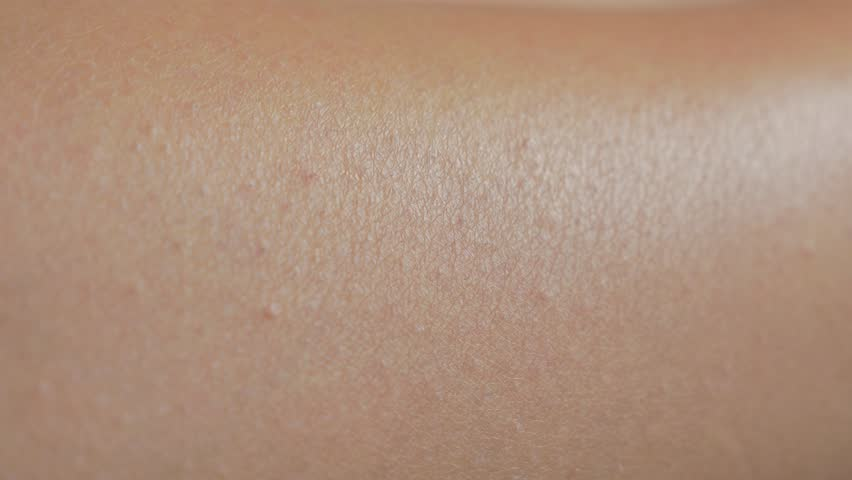
#> input picture Skin Segmentation/Input/train_data/0.jpg, 852 x 480 px; its folder holds 4 pictures in this run
$ python implementation.py
#> lines starting #> are read from the running program, lines starting #| are printed output that depends on the picture; after the words box and inside, x2 and y2 are one past the last pixel; in counts of white or black regions, pixels touching at a corner belong together
#!/usr/bin/env python
# coding: utf-8

# In[1]:


from matplotlib import pyplot as plt
from matplotlib import cm
from pathlib import Path
from glob import glob
import numpy as np
import cv2 as cv

# setting the paths for the input and the output folders
main_folder = Path.cwd()
train_path = main_folder / 'Input' / 'train_data'
test_path = main_folder / 'Input' / 'test_data'
op_path = main_folder / 'Results'


# # Histogram model:
#
# * The histogram model has been run 2 times, for a large histogram array and small histogram array.
# * Changing the histogram model size plays a significant role in the results we get, which will be discussed at the end.
# * But, in general, larger the histogram, the more fine-tuned model we will get. This may sometimes yield poor results (that is, more false negatives), especially for smaller datasets.
# * On the other hand, when the histogram is small, we may get better results but this model may also classify noise as skin (that is, more false positives).
# * Whatever the histogram size or threshold values are fixed, the general approach for training a histogram model is:
#     1. Initialize an empty histogram with certain size.
#     2. Take a training image and convert it to HSV values in order to extract the hue and saturation.
#     3. Map the hue and saturation pair (one for each pixel in the image) to a corresponding index in the histogram model.
#     4. Increment the value at that indices by 1.
#     5. Repeat steps 2, 3, and 4 for each training image.
#     6. Normalize the histogram values between 0 and 1.
# * Now, that we have trained a histogram model, we can test it on unseen images.
# * We basically have a model that will tell us at what hue and saturation levels were the most skin pixels noticed.
# * We can use thresholding to remove the smaller values, because these could be noise from the training images and not actual skin pixels.
# * To test the unseen images, we can follow these steps:
#     1. Take an image and convert it to HSV values in order to extract the hue and saturation.
#     2. For each pixel, map the hue and saturation values to our histogram model indices.
#     3. If the value at this index is greater than the threshold, classify it as skin else not skin.
#     4. Repeat steps 1, 2, and 3 for each testing image.

# ## Histogram model run 1 (model size - 255 by 255):
#
# * Here we are trying a larger histogram size.
# * Generally, to get the best results for type of histogram model, we will need lots of images.
# * The mean value turned out a good estimate for thresholding and consistently gave good results. Hence mean is used for both the runs.

# In[2]:


'''
Creating a histogram model from the training images (for large model size)
'''

# initialization and setting parameters for quantization
VALUES_PER_INDEX = 1
h_size = s_size = (256 // VALUES_PER_INDEX) + 1
histogram_model = np.zeros(shape=(h_size, s_size))

# these variables will help in computing the mean for the gaussian model later on
h_sum = s_sum = 0
N = 0

# reading each image and training the model
for file in glob(str(train_path / '*.jpg')):
    image = cv.imread(file, -1)
#> image is the input picture: shape (480, 852, 3); mean B, G, R 124.4, 144.6, 174.4
    # converting the image to HSV format to get the Hue and Saturation values
    HSV_image = cv.cvtColor(image, cv.COLOR_BGR2HSV)
#> HSV_image: shape (480, 852, 3); mean H, S, V 12.1, 73.5, 174.4

    for row in HSV_image:
        for H, S, _ in row:
            h_index = H // VALUES_PER_INDEX
            s_index = S // VALUES_PER_INDEX
            histogram_model[h_index, s_index] += 1

            # again calculations in this part will be used later for the gaussian model
            h_sum += H
            s_sum += S
            N += 1
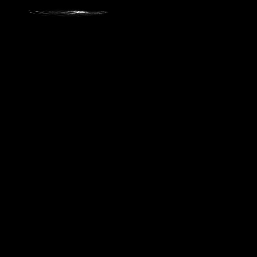
#> histogram_model: shape (257, 257) float64; min 0, max 8363, mean 6.2; drawn with min black and max white
#> after the loop, N = 408960; h_sum = 4952580; s_sum = 30061921
#> pass 2 of the loop `for file in glob(str(train_path / '*.jpg')):`:
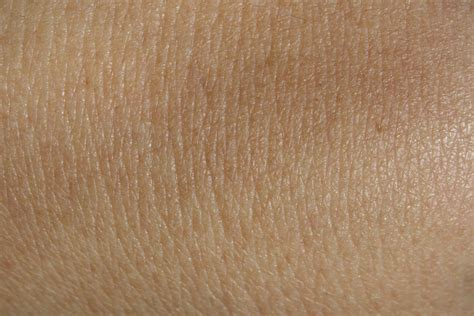
#> input picture Skin Segmentation/Input/train_data/1.jpg, 474 x 316 px
#> image is the input picture: shape (316, 474, 3); mean B, G, R 100, 130.9, 163.6
#> HSV_image: shape (316, 474, 3); mean H, S, V 14.6, 99.9, 163.6
#> after the loop `for row in HSV_image:`:
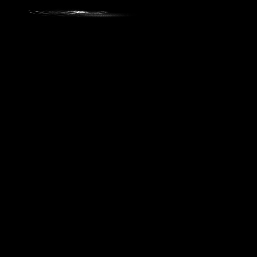
#> histogram_model: shape (257, 257) float64; 1.29% of pixels changed, all inside (x1, y1, x2, y2) = (42, 8, 161, 20); drawn with min black and max white
#> after the loop `for row in HSV_image:`: N = 558744; h_sum = 7136416; s_sum = 45023350
#> pass 3 of the loop `for file in glob(str(train_path / '*.jpg')):`:
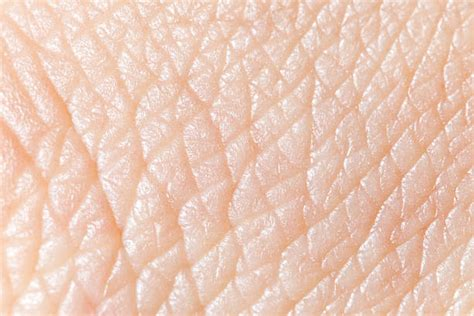
#> input picture Skin Segmentation/Input/train_data/10.jpg, 474 x 316 px
#> image is the input picture: shape (316, 474, 3); mean B, G, R 184.6, 201.5, 234.7
#> HSV_image: shape (316, 474, 3); mean H, S, V 10.4, 54.7, 234.7
#> after the loop `for row in HSV_image:`:
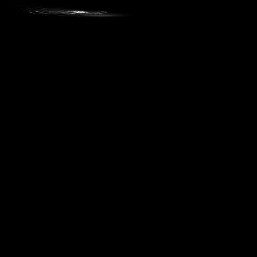
#> histogram_model: shape (257, 257) float64; 2.42% of pixels changed, all inside (x1, y1, x2, y2) = (0, 0, 142, 180); drawn with min black and max white
#> after the loop `for row in HSV_image:`: N = 708528; h_sum = 8700139; s_sum = 53223527
#> the loop made 4 passes; the first 3 are shown

# normalizing the values in the model between 0 and 1
histogram_model = histogram_model / histogram_model.max()


# In[3]:


'''
visualizing our histogram model using a 3D bar plot
'''

# pre-processing
size = histogram_model.shape[0]
#> size = 257
y, x = np.meshgrid(np.arange(0, size), np.arange(0, size))
x, y, z = x.flatten(), y.flatten(), np.zeros(size*size)
dx, dy, dz = 1, 1, histogram_model.flatten()

# plotting
fig = plt.figure(figsize=(10, 10), dpi=300)
ax = fig.add_subplot(projection='3d')
ax.set_xlabel('Hue')
ax.set_ylabel('Saturation')
ax.set_zlabel('Normalized Frequency')
ax.set_title('Histogram model visualization')
bar = ax.bar3d(x, y, z, dx, dy, dz, color=(0.9, 0.75, 0.6))
plt.show()
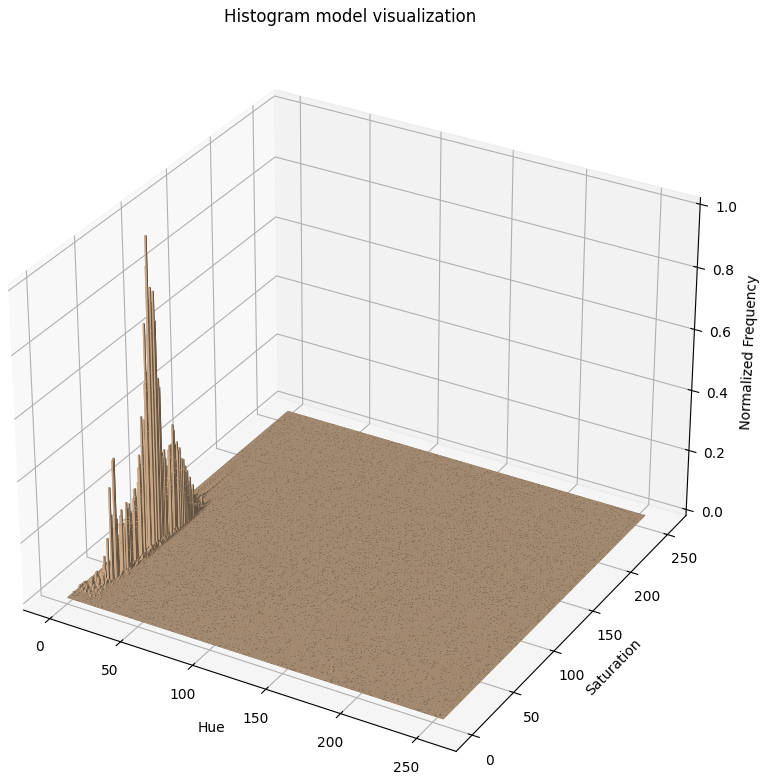
#> figure drawn by matplotlib, 1 panel


# In[4]:


'''
testing our histogram model on the test images
'''

threhsold = histogram_model.mean()
for file_no, file in enumerate(glob(str(test_path / '*.bmp'))):
    image = cv.imread(file, -1)
    HSV_image = cv.cvtColor(image, cv.COLOR_BGR2HSV)
    res = np.zeros(shape=image.shape, dtype='uint8')

    for i, row in enumerate(HSV_image):
        for j, (H, S, _) in enumerate(row):
            h_index = H // VALUES_PER_INDEX
            s_index = S // VALUES_PER_INDEX
            if histogram_model[h_index, s_index] > threhsold:
                res[i, j, :] = image[i, j, :]

    # plotting the resulting skin segmentation
    plt.imshow(res[:, :, ::-1])
    plt.title(f'large_histogram_{file_no}.bmp')
    plt.axis('off')
    plt.show()

    # writing the result to the output folder
    cv.imwrite(filename=str(op_path / f'large_histogram_{file_no}.bmp'), img=res)


# ## Histogram model run 2 (model size - 25 by 25):
#
# * Here we are trying a smaller histogram size.
# * This type of model is recommended when we don't have a lot of training images and still want to achieve good results.

# In[5]:


'''
Creating a histogram model from the training images (for small model size)
'''

# initialization and setting parameters for quantization
VALUES_PER_INDEX = 10
h_size = s_size = (256 // VALUES_PER_INDEX) + 1
histogram_model = np.zeros(shape=(h_size, s_size))

# reading each image and training the model
for file in glob(str(train_path / '*.jpg')):
    image = cv.imread(file, -1)
    # converting the image to HSV format to get the Hue and Saturation values
    HSV_image = cv.cvtColor(image, cv.COLOR_BGR2HSV)

    for row in HSV_image:
        for H, S, _ in row:
            h_index = H // VALUES_PER_INDEX
            s_index = S // VALUES_PER_INDEX
            histogram_model[h_index, s_index] += 1
#> histogram_model: shape (26, 26) float64
#> pass 2 of the loop `for file in glob(str(train_path / '*.jpg')):`:
#> pass 3 of the loop `for file in glob(str(train_path / '*.jpg')):`:
#> after the loop `for row in HSV_image:`:
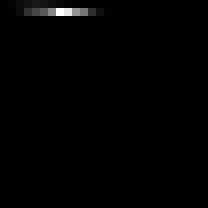
#> histogram_model: shape (26, 26) float64 (shown 8 times larger); min 0, max 140539, mean 1048.1; drawn with min black and max white
#> the loop made 4 passes; the first 3 are shown

# normalizing the values in the model between 0 and 1
histogram_model = histogram_model / histogram_model.max()


# In[6]:


'''
visualizing our histogram model using a 3D bar plot
'''

# pre-processing
size = histogram_model.shape[0]
#> size = 26
y, x = np.meshgrid(np.arange(0, size), np.arange(0, size))
x, y, z = x.flatten(), y.flatten(), np.zeros(size*size)
#> x = 676 values from 0 to 25; z = 676 values from 0 to 0
dx, dy, dz = 1, 1, histogram_model.flatten()

# plotting
fig = plt.figure(figsize=(10, 10), dpi=300)
ax = fig.add_subplot(projection='3d')
ax.set_xlabel('Hue')
ax.set_ylabel('Saturation')
ax.set_zlabel('Normalized Frequency')
ax.set_title('Histogram model visualization')
bar = ax.bar3d(x, y, z, dx, dy, dz, color=(0.9, 0.75, 0.6))
plt.show()
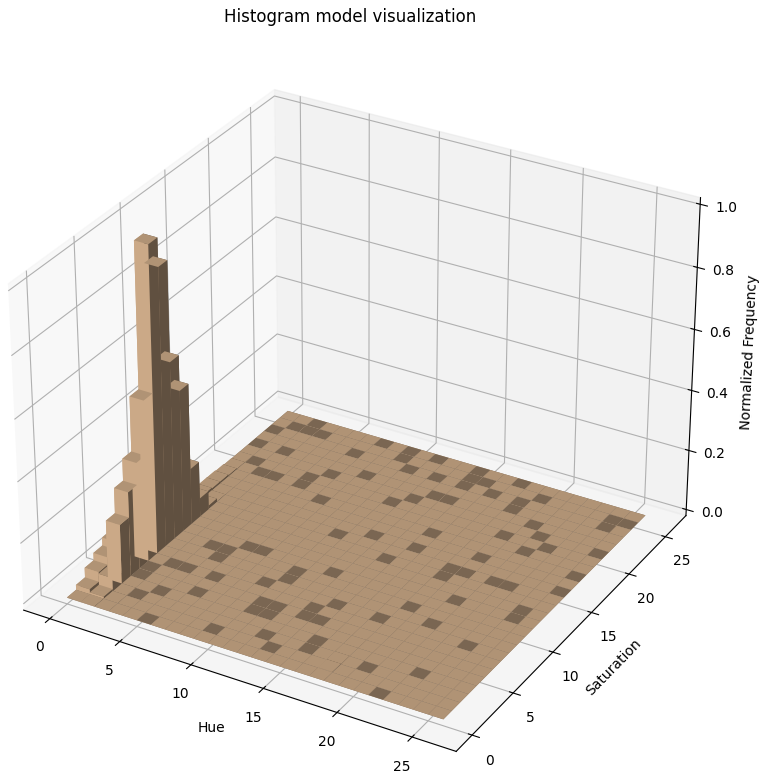
#> figure drawn by matplotlib, 1 panel


# In[7]:


'''
testing our histogram model on the test images
'''

threhsold = histogram_model.mean()
for file_no, file in enumerate(glob(str(test_path / '*.bmp'))):
    image = cv.imread(file, -1)
    HSV_image = cv.cvtColor(image, cv.COLOR_BGR2HSV)
    res = np.zeros(shape=image.shape, dtype='uint8')

    for i, row in enumerate(HSV_image):
        for j, (H, S, _) in enumerate(row):
            h_index = H // VALUES_PER_INDEX
            s_index = S // VALUES_PER_INDEX
            if histogram_model[h_index, s_index] > threhsold:
                res[i, j, :] = image[i, j, :]

    # plotting the resulting skin segmentation
    plt.imshow(res[:, :, ::-1])
    plt.title(f'small_histogram_{file_no}.bmp')
    plt.axis('off')
    plt.show()

    # writing the result to the output folder
    cv.imwrite(filename=str(op_path / f'small_histogram_{file_no}.bmp'), img=res)


# # Gaussian model:
#
# * Gaussian model is based on the probabilistic skin model.
# * That is, for a given hue and saturation, the model will compute the probability of that pixel being a skin pixel.
# * Then we can threshold this probability to get the final answer.
# * Gaussian models are more computationally intensive than the histogram model. This is because instead of just voting on certain hue and saturation, here we need to compute the expected values and the covariance matrix from the data.
# * But the gaussian model uses much less memory than the histogram model. Here, we don't need huge 2D matrix to store the model.
# * We only need to store 6 parameters (2 for mean and 4 for the covariance matrix).
# * Hence, gaussian model is also called a parametric model, while histogram is called a non-parametric model.
# * Due to its probabilistic nature, gaussian model may sometimes yield better results.
# * The general approach is,
#     1. Go through all the images and compute the mean values and the covariance matrix.
#     2. Use these values on the test images to get the probability.
#     3. Classify depending on the probability.
# * The likelihood or probability formula is a simple formula based on the hue, saturation, mean, and covariance between hue and saturation.

# In[8]:


'''
Creating a gaussian model from the training images
'''

# calculating the Expected value (Mean) and Covariance matrix
E = np.array([[h_sum / N], [s_sum / N]])
C = np.zeros(shape=(2, 2), dtype='float32')

# reading each image, converting to the HSV values and training the gaussian model
for file in glob(str(train_path / '*.jpg')):
    image = cv.imread(file, -1)
    HSV_image = cv.cvtColor(image, cv.COLOR_BGR2HSV)

    for row in HSV_image:
        for H, S, _ in row:
            h_prime = H - E[0][0]
            s_prime = S - E[1][0]
            C += np.array([[h_prime**2, h_prime*s_prime], [s_prime*h_prime, s_prime**2]])
#> pass 2 of the loop `for file in glob(str(train_path / '*.jpg')):`:
#> pass 3 of the loop `for file in glob(str(train_path / '*.jpg')):`:
#> the loop made 4 passes; the first 3 are shown
C /= N


# In[9]:


'''
Visualizing our gaussian model.
NOTE: Here we are calculating the likelihood (probability) from our gaussian model for every possble pair of values
of hue and saturation. This is only for visualization, and we don't need to precompute these values.
As we will see later on the testing data, that the probabilities can be computed on the go.
'''

# calculating probability values for every possible pair of hue and saturation (only for visualization)
gaussian_model = np.empty((256, 256))
for H in range(256):
    for S in range(256):
        x = np.array([[H], [S]])
        gaussian_model[H, S] = np.exp(-0.5 * (x - E).T @ np.linalg.inv(C) @ (x - E))
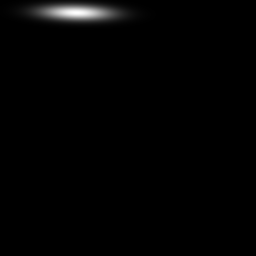
#> gaussian_model: shape (256, 256) float64; min 0, max 0.999, mean 0.0114

# plotting the gaussian curve
fig = plt.figure(figsize=(10, 10), dpi=300)
#> (the run stopped early here; a loop or call above may not have finished)
